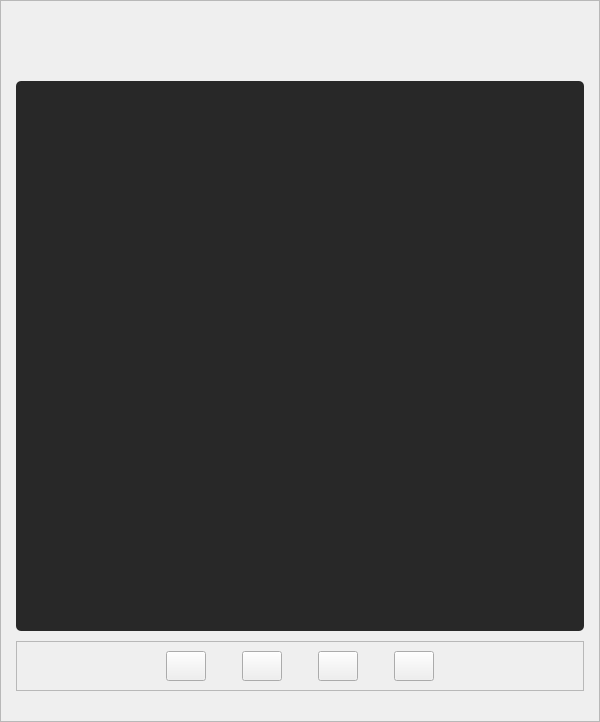
            <widget class="QFrame" name="stageFrame">
             <property name="sizePolicy">
              <sizepolicy hsizetype="Expanding" vsizetype="Expanding">
               <horstretch>0</horstretch>
               <verstretch>0</verstretch>
              </sizepolicy>
             </property>
             <property name="minimumSize">
              <size>
               <width>600</width>
               <height>700</height>
              </size>
             </property>
             <property name="maximumSize">
              <size>
               <width>16777215</width>
               <height>16777215</height>
              </size>
             </property>
             <property name="layoutDirection">
              <enum>Qt::RightToLeft</enum>
             </property>
             <property name="frameShape">
              <enum>QFrame::StyledPanel</enum>
             </property>
             <property name="frameShadow">
              <enum>QFrame::Raised</enum>
             </property>
             <layout class="QVBoxLayout" name="verticalLayout_14">
              <property name="spacing">
               <number>0</number>
              </property>
              <property name="sizeConstraint">
               <enum>QLayout::SetNoConstraint</enum>
              </property>
              <property name="leftMargin">
               <number>15</number>
              </property>
              <property name="topMargin">
               <number>80</number>
              </property>
              <property name="rightMargin">
               <number>15</number>
              </property>
              <property name="bottomMargin">
               <number>40</number>
              </property>
              <item>
               <widget class="QFrame" name="imageFrame">
                <property name="sizePolicy">
                 <sizepolicy hsizetype="Expanding" vsizetype="Expanding">
                  <horstretch>0</horstretch>
                  <verstretch>0</verstretch>
                 </sizepolicy>
                </property>
                <property name="minimumSize">
                 <size>
                  <width>550</width>
                  <height>550</height>
                 </size>
                </property>
                <property name="maximumSize">
                 <size>
                  <width>16777215</width>
                  <height>16777215</height>
                 </size>
                </property>
                <property name="layoutDirection">
                 <enum>Qt::RightToLeft</enum>
                </property>
                <property name="styleSheet">
                 <string notr="true">background-color: #282828;
border-radius: 5px;</string>
                </property>
                <property name="frameShape">
                 <enum>QFrame::StyledPanel</enum>
                </property>
                <property name="frameShadow">
                 <enum>QFrame::Raised</enum>
                </property>
                <layout class="QVBoxLayout" name="verticalLayout_7" stretch="0">
                 <property name="spacing">
                  <number>0</number>
                 </property>
                 <property name="leftMargin">
                  <number>30</number>
                 </property>
                 <property name="topMargin">
                  <number>30</number>
                 </property>
                 <property name="rightMargin">
                  <number>30</number>
                 </property>
                 <property name="bottomMargin">
                  <number>30</number>
                 </property>
                 <item>
                  <widget class="AnnotationCanvas" name="annotationCanvas" native="true">
                   <property name="sizePolicy">
                    <sizepolicy hsizetype="Expanding" vsizetype="Expanding">
                     <horstretch>0</horstretch>
                     <verstretch>0</verstretch>
                    </sizepolicy>
                   </property>
                   <property name="minimumSize">
                    <size>
                     <width>475</width>
                     <height>475</height>
                    </size>
                   </property>
                  </widget>
                 </item>
                </layout>
               </widget>
              </item>
              <item>
               <widget class="QFrame" name="navigationFrame">
                <property name="sizePolicy">
                 <sizepolicy hsizetype="Preferred" vsizetype="MinimumExpanding">
                  <horstretch>0</horstretch>
                  <verstretch>0</verstretch>
                 </sizepolicy>
                </property>
                <property name="minimumSize">
                 <size>
                  <width>0</width>
                  <height>50</height>
                 </size>
                </property>
                <property name="maximumSize">
                 <size>
                  <width>16777215</width>
                  <height>30</height>
                 </size>
                </property>
                <property name="frameShape">
                 <enum>QFrame::StyledPanel</enum>
                </property>
                <property name="frameShadow">
                 <enum>QFrame::Raised</enum>
                </property>
                <layout class="QHBoxLayout" name="horizontalLayout_6">
                 <item>
                  <spacer name="horizontalSpacer_9">
                   <property name="orientation">
                    <enum>Qt::Horizontal</enum>
                   </property>
                   <property name="sizeHint" stdset="0">
                    <size>
                     <width>40</width>
                     <height>20</height>
                    </size>
                   </property>
                  </spacer>
                 </item>
                 <item>
                  <widget class="QPushButton" name="nextUnannoImageBtn">
                   <property name="minimumSize">
                    <size>
                     <width>0</width>
                     <height>30</height>
                    </size>
                   </property>
                   <property name="text">
                    <string/>
                   </property>
                   <property name="icon">
                    <iconset>
                     <normaloff>icons/icons8-chevron-next-30.png</normaloff>icons/icons8-chevron-next-30.png</iconset>
                   </property>
                   <property name="iconSize">
                    <size>
                     <width>30</width>
                     <height>30</height>
                    </size>
                   </property>
                  </widget>
                 </item>
                 <item>
                  <spacer name="horizontalSpacer_6">
                   <property name="orientation">
                    <enum>Qt::Horizontal</enum>
                   </property>
                   <property name="sizeType">
                    <enum>QSizePolicy::Fixed</enum>
                   </property>
                   <property name="sizeHint" stdset="0">
                    <size>
                     <width>30</width>
                     <height>20</height>
                    </size>
                   </property>
                  </spacer>
                 </item>
                 <item>
                  <widget class="QPushButton" name="nextImageBtn">
                   <property name="sizePolicy">
                    <sizepolicy hsizetype="Fixed" vsizetype="Fixed">
                     <horstretch>0</horstretch>
                     <verstretch>0</verstretch>
                    </sizepolicy>
                   </property>
                   <property name="minimumSize">
                    <size>
                     <width>30</width>
                     <height>30</height>
                    </size>
                   </property>
                   <property name="text">
                    <string/>
                   </property>
                   <property name="icon">
                    <iconset>
                     <normaloff>icons/icons8-chevron-right-30.png</normaloff>icons/icons8-chevron-right-30.png</iconset>
                   </property>
                   <property name="iconSize">
                    <size>
                     <width>30</width>
                     <height>30</height>
                    </size>
                   </property>
                  </widget>
                 </item>
                 <item>
                  <spacer name="horizontalSpacer_7">
                   <property name="orientation">
                    <enum>Qt::Horizontal</enum>
                   </property>
                   <property name="sizeType">
                    <enum>QSizePolicy::Fixed</enum>
                   </property>
                   <property name="sizeHint" stdset="0">
                    <size>
                     <width>30</width>
                     <height>20</height>
                    </size>
                   </property>
                  </spacer>
                 </item>
                 <item>
                  <widget class="QPushButton" name="prevImageBtn">
                   <property name="sizePolicy">
                    <sizepolicy hsizetype="Fixed" vsizetype="Fixed">
                     <horstretch>0</horstretch>
                     <verstretch>0</verstretch>
                    </sizepolicy>
                   </property>
                   <property name="minimumSize">
                    <size>
                     <width>30</width>
                     <height>30</height>
                    </size>
                   </property>
                   <property name="text">
                    <string/>
                   </property>
                   <property name="icon">
                    <iconset>
                     <normaloff>icons/icons8-chevron-left-30.png</normaloff>icons/icons8-chevron-left-30.png</iconset>
                   </property>
                   <property name="iconSize">
                    <size>
                     <width>30</width>
                     <height>30</height>
                    </size>
                   </property>
                  </widget>
                 </item>
                 <item>
                  <spacer name="horizontalSpacer_8">
                   <property name="orientation">
                    <enum>Qt::Horizontal</enum>
                   </property>
                   <property name="sizeType">
                    <enum>QSizePolicy::Fixed</enum>
                   </property>
                   <property name="sizeHint" stdset="0">
                    <size>
                     <width>30</width>
                     <height>20</height>
                    </size>
                   </property>
                  </spacer>
                 </item>
                 <item>
                  <widget class="QPushButton" name="prevUnannoImageBtn">
                   <property name="sizePolicy">
                    <sizepolicy hsizetype="Fixed" vsizetype="Fixed">
                     <horstretch>0</horstretch>
                     <verstretch>0</verstretch>
                    </sizepolicy>
                   </property>
                   <property name="minimumSize">
                    <size>
                     <width>0</width>
                     <height>30</height>
                    </size>
                   </property>
                   <property name="text">
                    <string/>
                   </property>
                   <property name="icon">
                    <iconset>
                     <normaloff>icons/icons8-chevron-prev-30.png</normaloff>icons/icons8-chevron-prev-30.png</iconset>
                   </property>
                   <property name="iconSize">
                    <size>
                     <width>30</width>
                     <height>30</height>
                    </size>
                   </property>
                  </widget>
                 </item>
                 <item>
                  <spacer name="horizontalSpacer_10">
                   <property name="orientation">
                    <enum>Qt::Horizontal</enum>
                   </property>
                   <property name="sizeHint" stdset="0">
                    <size>
                     <width>40</width>
                     <height>20</height>
                    </size>
                   </property>
                  </spacer>
                 </item>
                </layout>
               </widget>
              </item>
             </layout>
            </widget>
